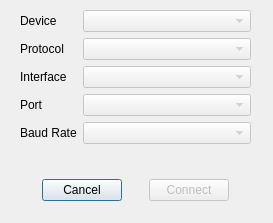
<?xml version="1.0" encoding="UTF-8"?>
<ui version="4.0">
 <class>OpenEPOSWindow</class>
 <widget class="QDialog" name="OpenEPOSWindow">
  <property name="geometry">
   <rect>
    <x>0</x>
    <y>0</y>
    <width>273</width>
    <height>223</height>
   </rect>
  </property>
  <property name="sizePolicy">
   <sizepolicy hsizetype="Fixed" vsizetype="Fixed">
    <horstretch>0</horstretch>
    <verstretch>0</verstretch>
   </sizepolicy>
  </property>
  <property name="windowTitle">
   <string>Open EPOS device</string>
  </property>
  <property name="windowIcon">
   <iconset resource="resources.qrc">
    <normaloff>:/Remote-Robot-App.ico</normaloff>:/Remote-Robot-App.ico</iconset>
  </property>
  <widget class="QWidget" name="formLayoutWidget">
   <property name="geometry">
    <rect>
     <x>20</x>
     <y>10</y>
     <width>231</width>
     <height>151</height>
    </rect>
   </property>
   <layout class="QFormLayout" name="fl_open_device">
    <item row="0" column="0">
     <widget class="QLabel" name="l_device_name_statictext">
      <property name="text">
       <string>Device</string>
      </property>
     </widget>
    </item>
    <item row="2" column="0">
     <widget class="QLabel" name="l_interface_name_statictext">
      <property name="text">
       <string>Interface</string>
      </property>
     </widget>
    </item>
    <item row="3" column="0">
     <widget class="QLabel" name="l_port_name_statictext">
      <property name="text">
       <string>Port</string>
      </property>
     </widget>
    </item>
    <item row="0" column="1">
     <widget class="QComboBox" name="cb_device_name">
      <property name="enabled">
       <bool>false</bool>
      </property>
      <property name="sizeAdjustPolicy">
       <enum>QComboBox::AdjustToContents</enum>
      </property>
     </widget>
    </item>
    <item row="1" column="1">
     <widget class="QComboBox" name="cb_protocol_name">
      <property name="enabled">
       <bool>false</bool>
      </property>
      <property name="sizeAdjustPolicy">
       <enum>QComboBox::AdjustToContents</enum>
      </property>
     </widget>
    </item>
    <item row="2" column="1">
     <widget class="QComboBox" name="cb_interface_name">
      <property name="enabled">
       <bool>false</bool>
      </property>
      <property name="sizeAdjustPolicy">
       <enum>QComboBox::AdjustToContents</enum>
      </property>
     </widget>
    </item>
    <item row="3" column="1">
     <widget class="QComboBox" name="cb_port_name">
      <property name="enabled">
       <bool>false</bool>
      </property>
      <property name="sizeAdjustPolicy">
       <enum>QComboBox::AdjustToContents</enum>
      </property>
     </widget>
    </item>
    <item row="1" column="0">
     <widget class="QLabel" name="l_protocol_name_statictext">
      <property name="text">
       <string>Protocol</string>
      </property>
     </widget>
    </item>
    <item row="4" column="0">
     <widget class="QLabel" name="l_baud_rate_statictext">
      <property name="text">
       <string>Baud Rate</string>
      </property>
     </widget>
    </item>
    <item row="4" column="1">
     <widget class="QComboBox" name="cb_baud_rate">
      <property name="enabled">
       <bool>false</bool>
      </property>
      <property name="sizeAdjustPolicy">
       <enum>QComboBox::AdjustToContents</enum>
      </property>
     </widget>
    </item>
   </layout>
  </widget>
  <widget class="QWidget" name="horizontalLayoutWidget">
   <property name="geometry">
    <rect>
     <x>20</x>
     <y>170</y>
     <width>231</width>
     <height>41</height>
    </rect>
   </property>
   <layout class="QHBoxLayout" name="horizontalLayout">
    <item>
     <spacer name="hs_pb1">
      <property name="orientation">
       <enum>Qt::Horizontal</enum>
      </property>
      <property name="sizeHint" stdset="0">
       <size>
        <width>40</width>
        <height>20</height>
       </size>
      </property>
     </spacer>
    </item>
    <item>
     <widget class="QPushButton" name="pb_cancel">
      <property name="text">
       <string>Cancel</string>
      </property>
      <property name="icon">
       <iconset theme="window-close">
        <normaloff>.</normaloff>.</iconset>
      </property>
     </widget>
    </item>
    <item>
     <spacer name="hs_pb2">
      <property name="orientation">
       <enum>Qt::Horizontal</enum>
      </property>
      <property name="sizeHint" stdset="0">
       <size>
        <width>40</width>
        <height>20</height>
       </size>
      </property>
     </spacer>
    </item>
    <item>
     <widget class="QPushButton" name="pb_connect">
      <property name="enabled">
       <bool>false</bool>
      </property>
      <property name="text">
       <string>Connect</string>
      </property>
      <property name="icon">
       <iconset theme="list-add">
        <normaloff>.</normaloff>.</iconset>
      </property>
     </widget>
    </item>
    <item>
     <spacer name="hs_pb3">
      <property name="orientation">
       <enum>Qt::Horizontal</enum>
      </property>
      <property name="sizeHint" stdset="0">
       <size>
        <width>40</width>
        <height>20</height>
       </size>
      </property>
     </spacer>
    </item>
   </layout>
  </widget>
 </widget>
 <resources>
  <include location="resources.qrc"/>
 </resources>
 <connections/>
</ui>
